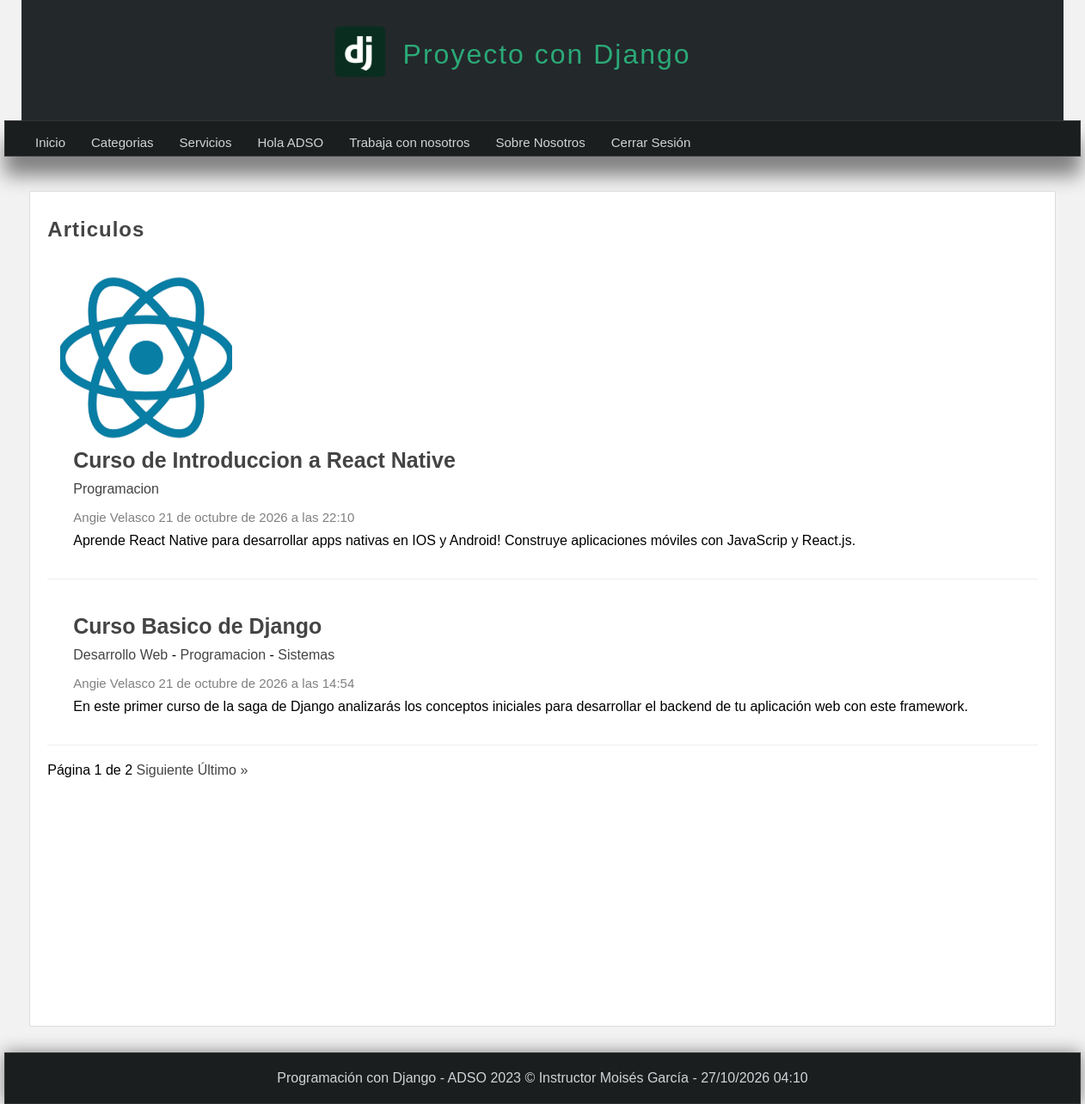
/articulos/ (signed in), run on an earlier commit of the app's database.
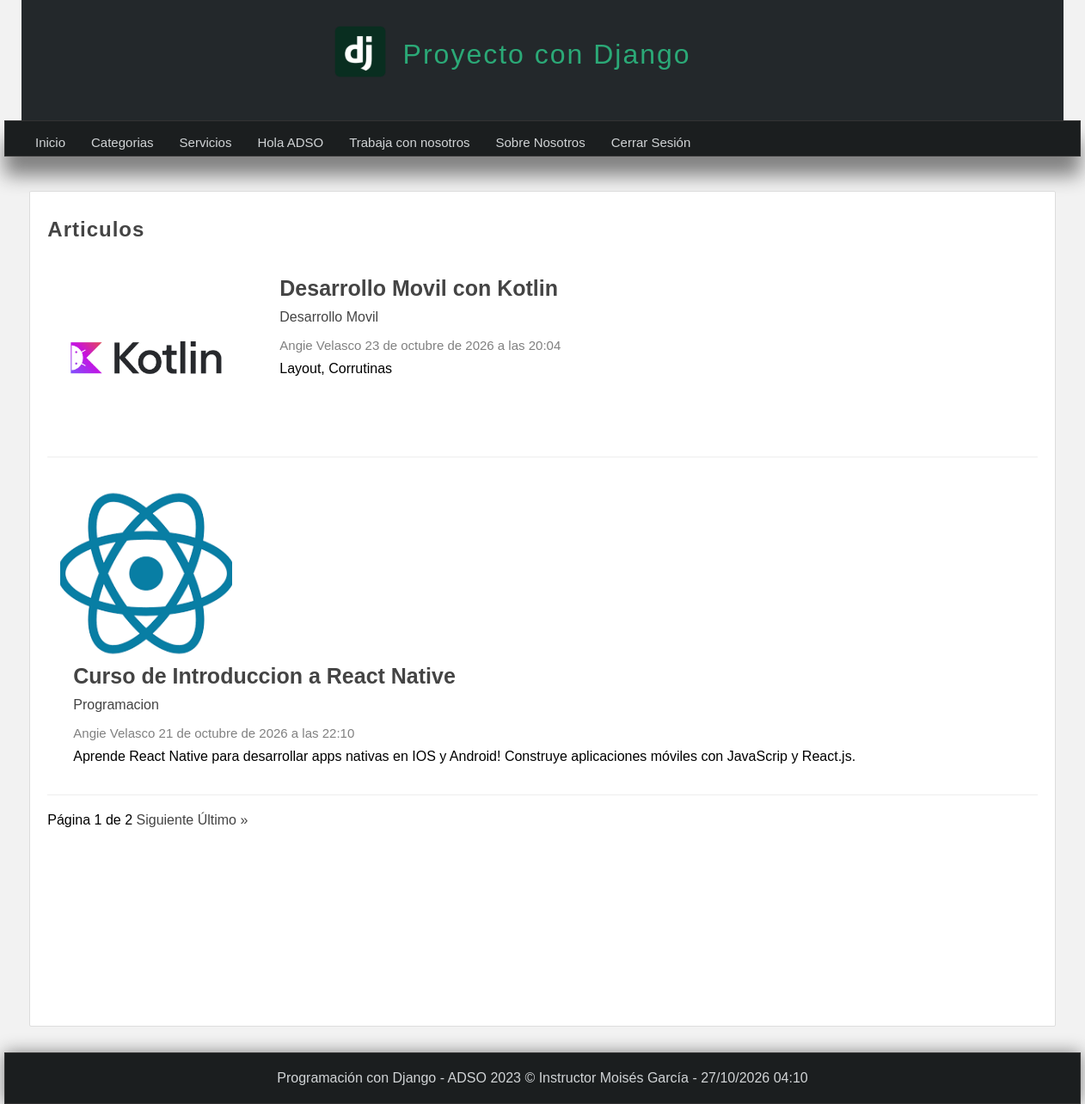
And on a later commit of the database.
### pages/models.py (models this page shows, shortened)
class Page(models.Model):
    title = models.CharField(max_length=150, verbose_name="Título")
    content = RichTextField(verbose_name="Contenido")
    slug = models.CharField(unique=True, max_length=150, verbose_name="URL amigable")
    visible = models.BooleanField(verbose_name="¿Visible?")
    order = models.IntegerField(default=0, verbose_name="Orden") # <-- Agrega este campo
    created_at = models.DateTimeField(auto_now_add=True, verbose_name="Creado el")
    updated_at = models.DateTimeField(auto_now=True, verbose_name="Actualizado el")
    class Meta:
          verbose_name = "Página"
          verbose_name_plural = "Páginas"
          ordering = ['order', 'title'] # <-- Esto ordena por el campo orden por defecto

### blog/models.py (models this page shows, shortened)
class Article(models.Model):
    title = models.CharField(max_length=150, verbose_name='Título')
    content = RichTextField(verbose_name='Contenido')
    image = models.ImageField(default='null', verbose_name='Imagen', upload_to="articles")
    public = models.BooleanField(verbose_name='¿Publicado?')
    user = models.ForeignKey(User, verbose_name='Usuario', on_delete=models.CASCADE, null=True, blank=True)
    categories = models.ManyToManyField(Category, verbose_name='Categorías', blank=True)
    created_at = models.DateTimeField(auto_now_add=True, verbose_name='Creado el')
    updated_at = models.DateTimeField(auto_now=True, verbose_name='Editado el')
    class Meta:
        verbose_name = 'Artículo'
        verbose_name_plural = 'Artículos'
        ordering = ['-created_at']

class Category(models.Model):
    name = models.CharField(max_length=100, verbose_name='Nombre')
    description = models.CharField(max_length=225, verbose_name='Descripción')
    created_at = models.DateTimeField(auto_now_add=True, verbose_name='Creado el')
    class Meta:  # Metadatos para configurar el comportamiento y nombres en el panel de administración
        verbose_name = 'Categoría'
        verbose_name_plural = 'Categorías'

### blog/views.py (the view)
# urls.py: path('articulos/', views.list, name='list_articles'),
@login_required(login_url='login')
def list(request):
    articles = Article.objects.all()
    paginator = Paginator(articles, 2)
    page = request.GET.get('page')
    page_articles = paginator.get_page(page)
    return render(request, 'articles/list.html', {
        'title' : 'Articulos',
        'articles' : page_articles
    })

### blog/procesos.py (called while the page is built)
def get_categories(request):
    categories_in_use = Article.objects.filter(public=True).values_list('categories', flat=True).distinct()
    categories = Category.objects.filter(id__in=categories_in_use).values_list('id', 'name')
    return {
        'categories': categories,
        'ids': categories_in_use
    }

### pages/context_processors.py (called while the page is built)
def get_pages(request):
    pages = Page.objects.filter(visible=True).order_by('order')
    return {
        'pages': pages
    }

### blog/templates/articles/list.html (shortened to what this page needs)
{% extends 'layouts/layout.html' %}
{% block content %}
<h1 class="title">{{ title }}</h1>
{% include 'articles/article.html' %}
{% include 'articles/pagination.html' %}
{% endblock %}

### mainapp/templates/layouts/layout.html (shortened to what this page needs)
{% load static %}
<!DOCTYPE html>
<html>
<html lang="es">
<head>
    {% load static %}
    <link rel="stylesheet" type="text/css" href="{% static 'css/styles.css' %}"/>
</head>
<body>
    <header>
        <div id="logotipo">
            <img src="{% static 'images/icono.png' %}" />
            <h1>Proyecto con Django </h1>
        </div>
    </header>
    <nav>
    <ul>
        <li>
            <a href="{% url 'index' %}">Inicio</a>
        </li>
        {% if user.email %}
        <li>
            <a href="{% url 'list_articles' %}">Categorias</a>
        </li>
        {% for page in pages %}
            <li>
                <a href="{% url 'page' page.slug %}">{{ page.title }}</a>
            </li>
        {% endfor %}
        <li>
            <a href="{% url 'logout' %}">Cerrar Sesión</a>
        </li>
        {% endif %}
    </ul>
</nav>
<div id="content">
    <div class="box">
        <h2 class="title">
        {% block content %}{% endblock %}
    </div>
</div>
    <footer>
        Programación con Django - ADSO 2023 &copy; Instructor Moisés García - {% now "d/m/Y h:m" %}
    </footer>
</body>
</html>

### blog/templates/articles/article.html (shortened to what this page needs)
{% for article in articles %}
        <article class="article-item">
            {% if article.image != 'null' and article.image.url|length >= 1 %}
                <div class="image">
                    <img src="{{article.image.url}}"/>
                </div>
            {% endif %}
            <div class="data">
                <h2>
                    <a href="{% url 'article' article.id %}">
                        {{article.title}}
                    </a>
                </h2>
                <p>
                    {% for category in article.categories.all%}
                        <a href="{% url 'category' category.id %}"> {{category.name}} </a>
                        {%if forloop.counter < article.categories.all|length%}
                        {{'-'}}
                        {%endif%}
                        {% endfor %}
                </p>
                <span class="date">
                    {{article.user.first_name}} {{article.user.last_name}}
                    {{article.created_at}}</span>
                <p>
                    {{article.content|safe}}
                </p>
            </div>
        </article>
    {% endfor %}

What changed in the data, as far as the page shows it:
no longer on this page (row unchanged): Article: title "Curso Basico de Django", user.first_name "Angie", user.last_name "Velasco", created_at "21 de octubre de 2026 a las 14:54", content "En este primer curso de la saga de Django analizarás los conceptos iniciales para desarrollar el backend de tu aplicación web con este framework.", Category (name "Programacion", value "-")
no longer on this page (row unchanged): Category: name "Desarrollo Web", value "-", shown under "Curso Basico de Django"
no longer on this page (row unchanged): Category: name "Sistemas", shown under "Curso Basico de Django"
added Article: image (picture), title "Desarrollo Movil con Kotlin", user.first_name "Angie", user.last_name "Velasco", created_at "23 de octubre de 2026 a las 20:04", content "Layout, Corrutinas"
added Category: name "Desarrollo Movil", shown under "Desarrollo Movil con Kotlin"
